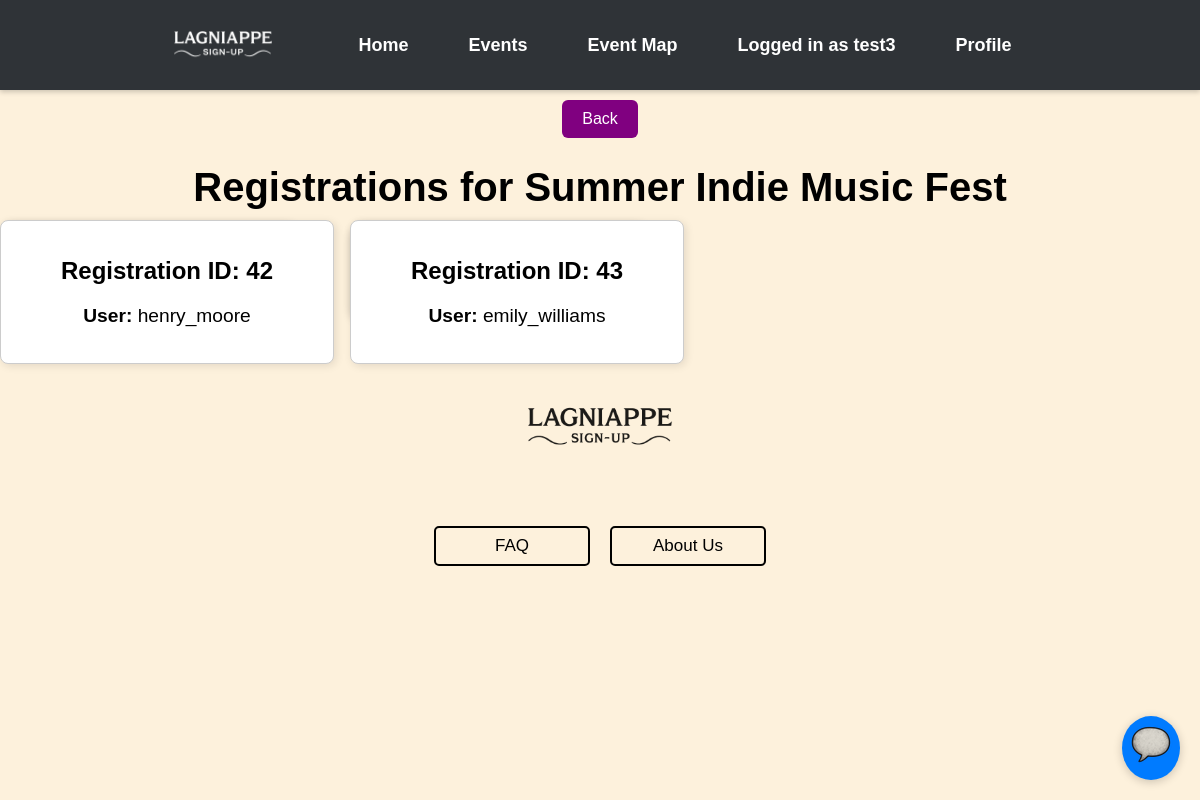
The page /event/registration/25 (signed in) on the database its author committed.
### events/models.py (models this page shows)
class Users(AbstractUser): # AbstractUser comes with a whole bunch of attributes
    UserID = models.AutoField(("userID"), primary_key=True) # autofield automatically increments an int as a new row is created
    groups = models.ManyToManyField(
        'auth.Group',
        related_name='event_users',  # Custom related_name for reverse accessor
        blank=True
    )
    user_permissions = models.ManyToManyField(
        'auth.Permission',
        related_name='event_user_permissions',  # Custom related_name for reverse accessor
        blank=True
    )

class Event(models.Model):
    EventID = models.AutoField(("eventID"), primary_key=True)
    OrganizerID = models.ForeignKey(Users, on_delete=models.CASCADE)
    CategoryID = models.ForeignKey(Category, on_delete=models.CASCADE)
    Title = models.CharField(("title"), max_length=100)
    Description = models.CharField(("description"), max_length=500)
    Location = models.CharField(("location"), max_length=100)
    DateTime = models.DateTimeField(("datetime"), null=True)
    EventStatus = models.BooleanField(("eventstatus"), default=True)

class Registration(models.Model):
    RegistrationID = models.AutoField(("registrationID"), primary_key=True)
    UserID = models.ForeignKey(Users, on_delete=models.CASCADE)
    EventID = models.ForeignKey(Event, on_delete=models.CASCADE)
    RegistrationStatus = models.BooleanField(("registrationstatus"), default=True)
    RegistrationDate = models.DateTimeField(("registrationdate"), auto_now_add=True)

### lagniappe_signup/views.py (the view)
# urls.py: path('event/registration/<int:pk>', views.event_registrations, name="event-registrations"),
@login_required(login_url="/signin/")
def event_registrations(request, pk):
    try:
        event = Event.objects.get(EventID=pk)
        reg = Registration.objects.filter(EventID=event)
    except Event.DoesNotExist or Registration.DoesNotExist:
        raise HttpResponse("Event or Registration Does Not Exist", status=404)
    return render(
        request,
        "event_registrations.html",
        context={"Registrations": reg, "Event": event},
    )

### templates/event_registrations.html (shortened to what this page needs)
{% extends "base.html" %}
{% block content %}
<button onclick="window.location.href='{% url 'event-detail' Event.EventID%}'" class="btn btn-secondary" style="background-color: purple; color: white;">Back</button>
  <h1>Registrations for {{ Event.Title }}</h1>
  {% if Registrations %}
    <div style="display: flex; flex-wrap: wrap; gap: 50px; center-content: flex-start;">
      {% for r in Registrations %}
      <div class="card" style="height: 100px;">
        <div style="border: 1px solid #ccc; border-radius: 8px; padding: 16px; width: 300px; box-shadow: 2px 2px 8px rgba(0,0,0,0.1); background: white;">
          <h2>Registration ID: {{ r.RegistrationID }}</h2>
          <p><strong>User:</strong> {{ r.UserID.username }}</p>
        </div>
      </div>
      {% endfor %}
    </div>
  {% else %}
    <p>No users registered.</p>
  {% endif %}
{% endblock %}

### templates/headBanner.html (shortened to what this page needs)
{% load static %}
<!DOCTYPE html>
<html lang="en">
<head>
    <link rel="stylesheet" href="{% static 'css/style.css' %}">
</head>
<body>
    <nav class="top-banner" style="height: 60px; width: 100%; background-color: #2f3337;">
        <div class="nav-container" style="
            display: flex;
            align-items: center;
            height: 100%;
            padding: 0 20px 0 0;  /* ✅ No left padding */
            box-sizing: border-box;
        ">
            <div class="nav-logo" style="
                margin-left: 0;
                margin-right: 60px;
                display: flex;
                align-items: center;
                padding-left: 10px;  /* ✅ Small padding to prevent touching the edge */
            ">
                <img src="{% static 'images/LSU_white.png' %}"
                     alt="Lagniappe Logo"
                     style="height: 120px; width: auto;">
            </div>
            <ul class="nav-links" style="
                display: flex;
                gap: 30px;
                list-style: none;
                padding: 0;
                margin: 0;
            ">
                <li><a href="{% url 'home' %}">Home</a></li>
                <li><a href="{% url 'event-list' %}">Events</a></li>
                <li><a href="{% url 'map' %}">Event Map</a></li>
                {% if user.is_authenticated %}
                    <li><a>Logged in as {{ user.username }}</a></li>
                    <li><a href="{% url 'profile' user.UserID %}">Profile</a></li>
                {% else %}
                    <li><a href="{% url 'signin' %}">Sign In</a></li>
                {% endif %}
            </ul>
        </div>
    </nav>
    <div id="chat-toggle">
        <img src="{% static 'images/scroll.png' %}">
    </div>
</body>
</html>

### static/css/style.css (style rules this page uses)
body { background-color: #fdf1dc; font-family: Arial, sans-serif; text-align: center; }
h1 { font-size: 2.5rem; font-weight: bold; margin-bottom: 10px; }
p { font-size: 1.2rem; margin-bottom: 20px; }
button { background-color: #7d0c74; color: white; padding: 10px 20px; border: none; border-radius: 5px; font-size: 1rem; cursor: pointer; margin-top: 10px; }
.top-banner { background-color: #343a40; padding: 15px 0; text-align: center; box-shadow: 0 2px 5px rgba(0, 0, 0, 0.2); }
.nav-container { display: flex; justify-content: center; align-items: center; }
.nav-links { list-style: none; padding: 0; margin: 0; display: flex; }
.nav-links li { margin: 0 15px; }
.nav-links li a { text-decoration: none; color: white; font-size: 18px; font-weight: bold; transition: color 0.3s ease; }
#chat-toggle { position: fixed; bottom: 20px; right: 20px; background: #007bff; color: white; border-radius: 50%; padding: 5px; font-size: 24px; cursor: pointer; box-shadow: 0 2px 10px rgba(0,0,0,0.2); z-index: 1000; }
.btn { padding: 10px 20px; border: none; border-radius: 6px; text-decoration: none; font-size: 16px; cursor: pointer; }
.btn-secondary { background-color: #6c757d; color: purple; }

### templates/headBanner.html (style rules this page uses)
html, body { margin: 0; padding: 0; }

### templates/base.html (style rules this page uses)
.card { box-shadow: 0 4px 8px 0 rgba(0,0,0,0.2); transition: 0.3s; background-color: white; border-radius: 15px; width: 300px; }

### rows shown on the page
Users: username "test3"
Event: Title "Summer Indie Music Fest"
Registration: RegistrationID "42", UserID.username "henry_moore"
Registration: RegistrationID "43", UserID.username "emily_williams"
